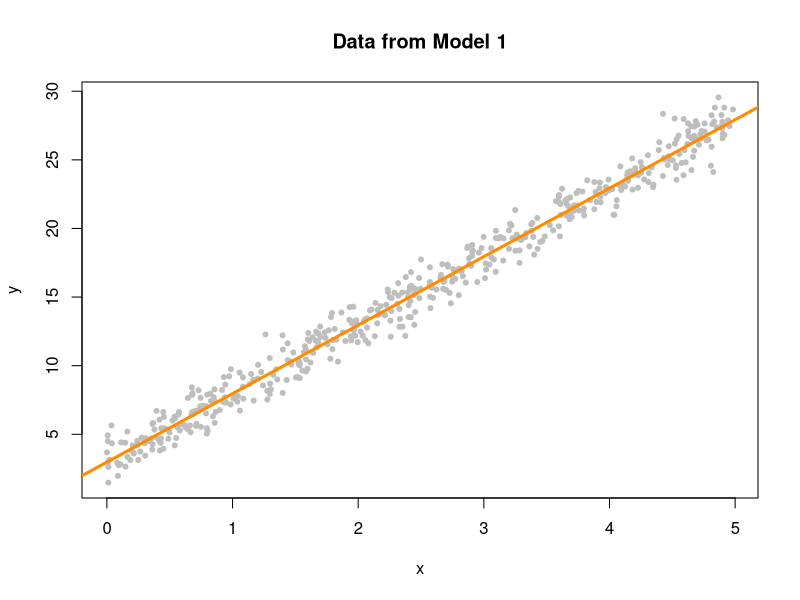
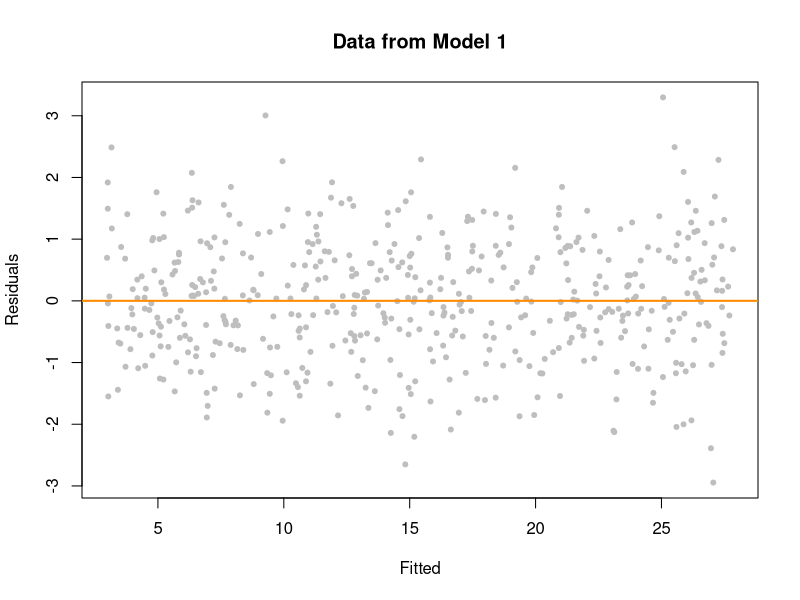
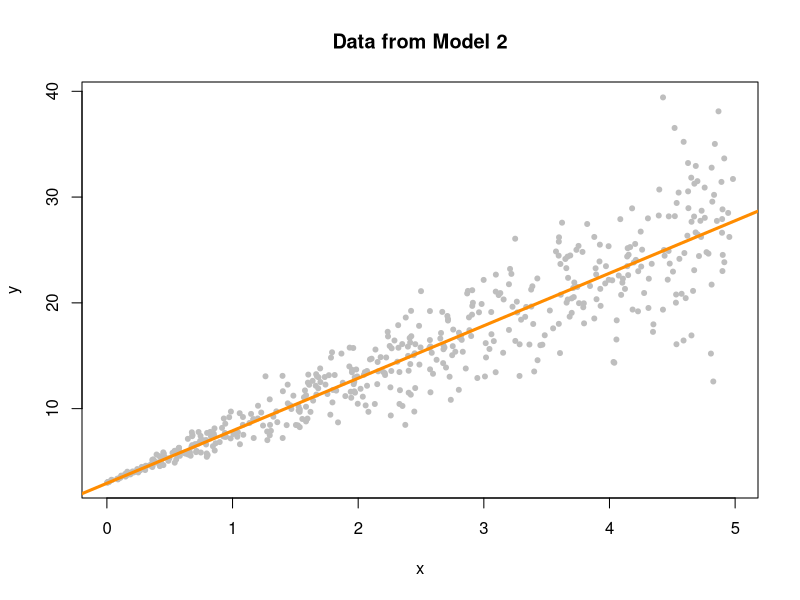
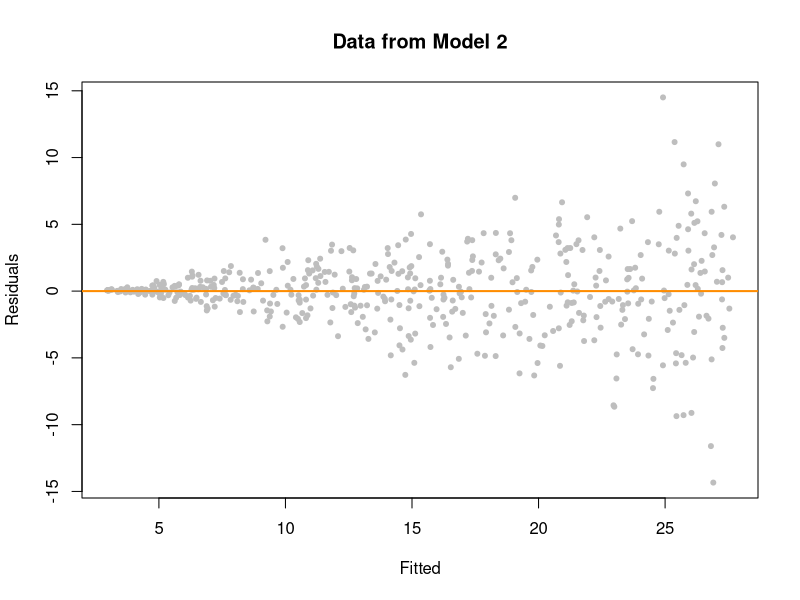
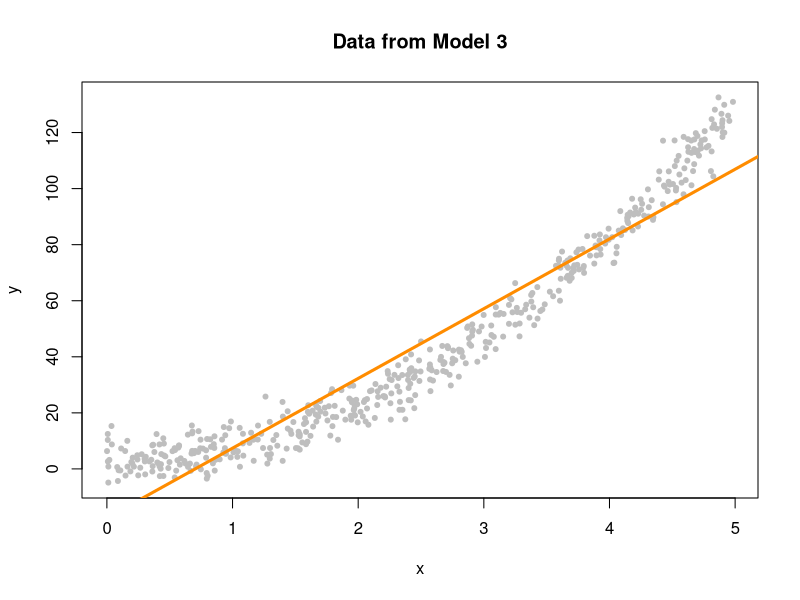
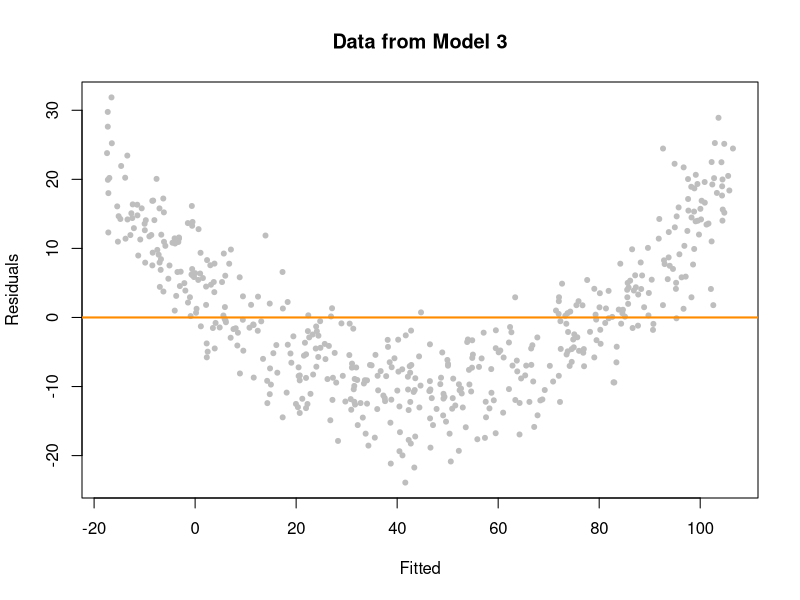
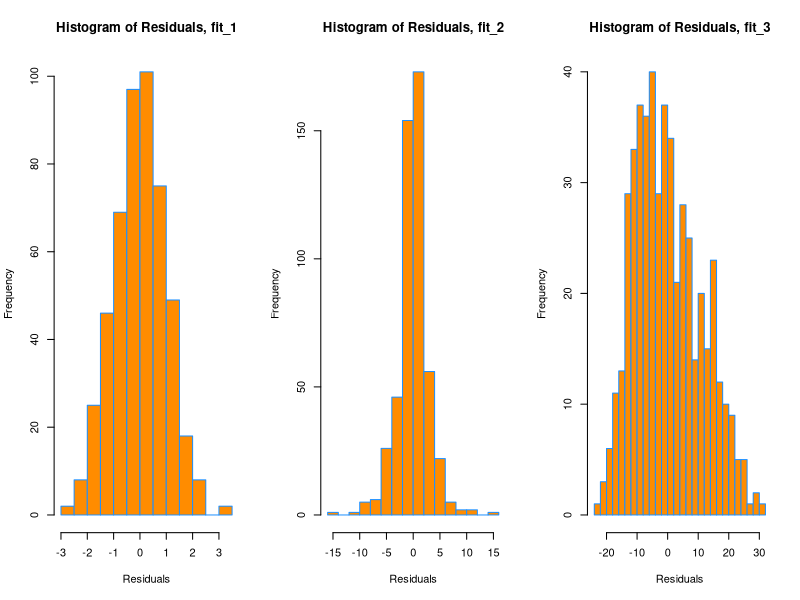
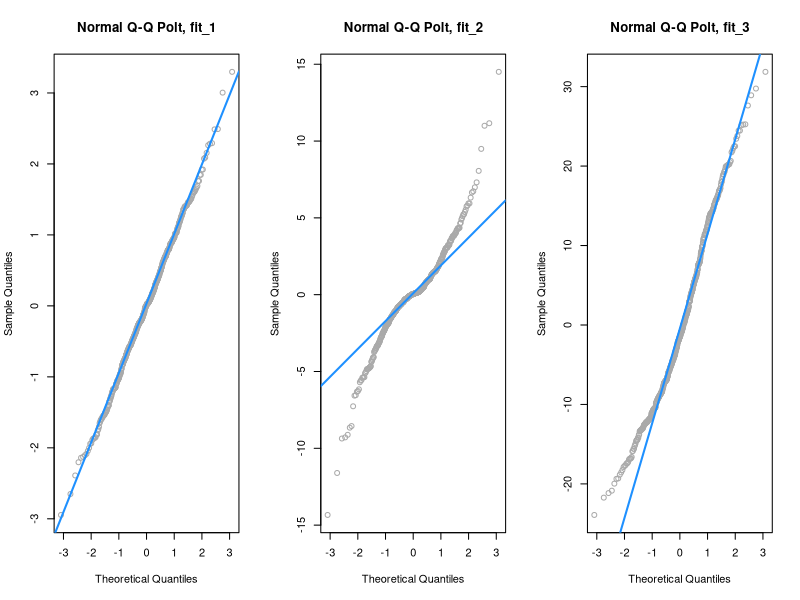

These figures' R source, in order:
sim_1 = function(sample_size = 500) {
  x = runif(n = sample_size) * 5
  y = 3 + 5 * x + rnorm(n = sample_size, mean = 0, sd = 1)
  data.frame(x, y)
}

sim_2 = function(sample_size = 500) {
  x = runif(n = sample_size) * 5
  y = 3 + 5 * x + rnorm(n = sample_size, mean = 0, sd = x)
  data.frame(x, y)
}

sim_3 = function(sample_size = 500) {
  x = runif(n = sample_size) * 5
  y = 3 + 5 * x ^ 2 + rnorm(n = sample_size, mean = 0, sd = 5)
  data.frame(x, y)
}


set.seed(42)
sim_data_1 = sim_1()
plot(y ~ x, data = sim_data_1, col = "grey", pch = 20,
     main = "Data from Model 1")
fit_1 = lm(y ~ x, data = sim_data_1)
abline(fit_1, col = "darkorange", lwd = 3)

plot(fitted(fit_1), resid(fit_1), col = "grey", pch = 20,
     xlab = "Fitted", ylab = "Residuals", main = "Data from Model 1")
abline(h = 0, col = "darkorange", lwd = 2)


### Model 2: Y=3+5x+e , e~N(0,x^2) ###
set.seed(42)
sim_data_2 = sim_2()
fit_2 = lm(y ~ x, data = sim_data_2)
plot(y ~ x, data = sim_data_2, col = "grey", pch = 20,
     main = "Data from Model 2")
abline(fit_2, col = "darkorange", lwd = 3)

plot(fitted(fit_2), resid(fit_2), col = "grey", pch = 20,
     xlab = "Fitted", ylab = "Residuals", main = "Data from Model 2")
abline(h = 0, col = "darkorange", lwd = 2)



### Model 3: Y=3+5x^2+e, e~N(0,25) ###
set.seed(42)
sim_data_3 = sim_3()
fit_3 = lm(y ~ x, data = sim_data_3)
plot(y ~ x, data = sim_data_3, col = "grey", pch = 20,
     main = "Data from Model 3")
abline(fit_3, col = "darkorange", lwd = 3)

plot(fitted(fit_3), resid(fit_3), col = "grey", pch = 20,
     xlab = "Fitted", ylab = "Residuals", main = "Data from Model 3")
abline(h = 0, col = "darkorange", lwd = 2)
# 


par(mfrow = c(1, 3))
hist(resid(fit_1),
     xlab = 'Residuals',
     main = 'Histogram of Residuals, fit_1',
     col = 'darkorange',
     border = 'dodgerblue',
     breaks = 20)

hist(resid(fit_2),
     xlab = 'Residuals',
     main = 'Histogram of Residuals, fit_2',
     col = 'darkorange',
     border = 'dodgerblue',
     breaks = 20)

hist(resid(fit_3),
     xlab = 'Residuals',
     main = 'Histogram of Residuals, fit_3',
     col = 'darkorange',
     border = 'dodgerblue',
     breaks = 20)


qqnorm(resid(fit_1), main = "Normal Q-Q Polt, fit_1",col = "darkgrey")
qqline(resid(fit_1), col = "dodgerblue", lwd = 2)

qqnorm(resid(fit_2), main = "Normal Q-Q Polt, fit_2",col = "darkgrey")
qqline(resid(fit_2), col = "dodgerblue", lwd = 2)

qqnorm(resid(fit_3), main = "Normal Q-Q Polt, fit_3",col = "darkgrey")
qqline(resid(fit_3), col = "dodgerblue", lwd = 2)



mpg_hp_am = lm(mpg ~ hp + am, data= mtcars)
plot(fitted(mpg_hp_am),resid(mpg_hp_am), col = "grey", pch = 20,
     xlab = "Fitted", ylab = "Residual",
     main = "mtcars: Fitted versus Residuals")
abline(h=0, col = "darkorange", lwd = 2)



